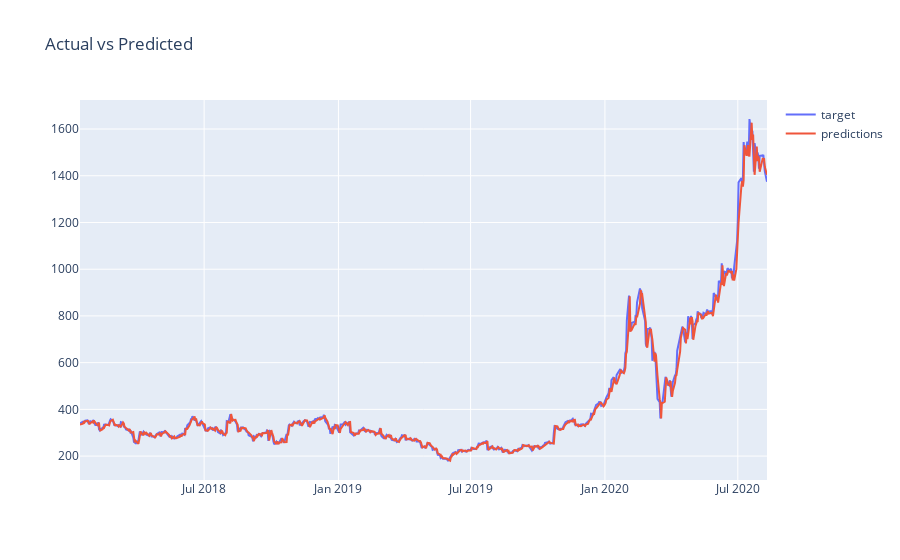

Notebook code cell kept with this figure:
### Code cell
# predictions for "TSLA" with alpha =1
stockname = "TSLA"
predictions_stock(stockPrice,stockVol,stockname,alpha=1)

### Figure 1 — Plotly figure (JSON) as saved in the notebook; plotly's stock layout.template omitted (floating-point values rounded to 4 significant figures; data arrays with more than 128 entries replaced by an {"elided": "..."} marker saying what was removed)
{"data": [{"name": "target", "type": "scatter", "x": {"elided": "648 str values"}, "y": {"elided": "648 float values"}}, {"name": "predictions", "type": "scatter", "x": {"elided": "648 str values"}, "y": {"elided": "648 float values"}}], "layout": {"legend": {"tracegroupgap": 0}, "title": {"text": "Actual vs Predicted"}, "xaxis": {"anchor": "y", "domain": [0, 1]}, "yaxis": {"anchor": "x", "domain": [0, 1]}}}
